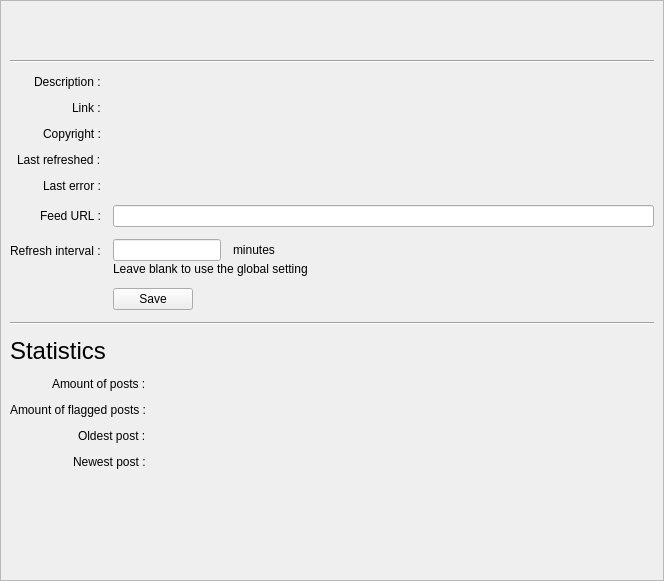
<?xml version="1.0" encoding="UTF-8"?>
<ui version="4.0">
 <class>WidgetPropertiesPaneFeed</class>
 <widget class="QWidget" name="WidgetPropertiesPaneFeed">
  <property name="geometry">
   <rect>
    <x>0</x>
    <y>0</y>
    <width>664</width>
    <height>581</height>
   </rect>
  </property>
  <property name="windowTitle">
   <string>Form</string>
  </property>
  <layout class="QVBoxLayout" name="verticalLayout">
   <property name="leftMargin">
    <number>0</number>
   </property>
   <property name="topMargin">
    <number>0</number>
   </property>
   <property name="rightMargin">
    <number>0</number>
   </property>
   <property name="bottomMargin">
    <number>0</number>
   </property>
   <item>
    <widget class="QFrame" name="frame">
     <property name="frameShape">
      <enum>QFrame::StyledPanel</enum>
     </property>
     <property name="frameShadow">
      <enum>QFrame::Raised</enum>
     </property>
     <layout class="QVBoxLayout" name="verticalLayout_2">
      <property name="spacing">
       <number>12</number>
      </property>
      <item>
       <layout class="QHBoxLayout" name="horizontalLayout_8">
        <property name="spacing">
         <number>12</number>
        </property>
        <item>
         <widget class="QLabel" name="labelIcon">
          <property name="text">
           <string notr="true"/>
          </property>
          <property name="scaledContents">
           <bool>true</bool>
          </property>
         </widget>
        </item>
        <item>
         <widget class="QLabel" name="labelCaption">
          <property name="font">
           <font>
            <pointsize>25</pointsize>
           </font>
          </property>
          <property name="text">
           <string notr="true"/>
          </property>
         </widget>
        </item>
       </layout>
      </item>
      <item>
       <widget class="Line" name="line">
        <property name="orientation">
         <enum>Qt::Horizontal</enum>
        </property>
       </widget>
      </item>
      <item>
       <layout class="QFormLayout" name="formLayout">
        <property name="labelAlignment">
         <set>Qt::AlignRight|Qt::AlignTop|Qt::AlignTrailing</set>
        </property>
        <item row="0" column="0">
         <widget class="QLabel" name="labelDescription">
          <property name="text">
           <string>Description :</string>
          </property>
         </widget>
        </item>
        <item row="0" column="1">
         <widget class="QLabel" name="labelDescriptionValue">
          <property name="text">
           <string notr="true"/>
          </property>
          <property name="wordWrap">
           <bool>true</bool>
          </property>
          <property name="textInteractionFlags">
           <set>Qt::NoTextInteraction</set>
          </property>
         </widget>
        </item>
        <item row="1" column="0">
         <widget class="QLabel" name="labelLink">
          <property name="text">
           <string>Link :</string>
          </property>
         </widget>
        </item>
        <item row="1" column="1">
         <widget class="QLabel" name="labelLinkValue">
          <property name="text">
           <string notr="true"/>
          </property>
          <property name="wordWrap">
           <bool>true</bool>
          </property>
         </widget>
        </item>
        <item row="2" column="0">
         <widget class="QLabel" name="labelCopyright">
          <property name="text">
           <string>Copyright :</string>
          </property>
         </widget>
        </item>
        <item row="2" column="1">
         <widget class="QLabel" name="labelCopyrightValue">
          <property name="text">
           <string notr="true"/>
          </property>
          <property name="wordWrap">
           <bool>true</bool>
          </property>
          <property name="textInteractionFlags">
           <set>Qt::NoTextInteraction</set>
          </property>
         </widget>
        </item>
        <item row="3" column="0">
         <widget class="QLabel" name="labelLastRefreshed">
          <property name="text">
           <string>Last refreshed :</string>
          </property>
         </widget>
        </item>
        <item row="3" column="1">
         <widget class="QLabel" name="labelLastRefreshedValue">
          <property name="text">
           <string notr="true"/>
          </property>
         </widget>
        </item>
        <item row="4" column="0">
         <widget class="QLabel" name="labelLastError">
          <property name="text">
           <string>Last error :</string>
          </property>
         </widget>
        </item>
        <item row="4" column="1">
         <widget class="QLabel" name="labelLastErrorValue">
          <property name="text">
           <string notr="true"/>
          </property>
         </widget>
        </item>
        <item row="5" column="0">
         <widget class="QLabel" name="labelURL">
          <property name="text">
           <string>Feed URL :</string>
          </property>
         </widget>
        </item>
        <item row="5" column="1">
         <widget class="QLineEdit" name="lineEditURL"/>
        </item>
        <item row="6" column="0">
         <widget class="QLabel" name="labelRefresh">
          <property name="text">
           <string>Refresh interval :</string>
          </property>
         </widget>
        </item>
        <item row="6" column="1">
         <layout class="QVBoxLayout" name="verticalLayout_9">
          <property name="spacing">
           <number>1</number>
          </property>
          <item>
           <layout class="QHBoxLayout" name="horizontalLayout_7">
            <property name="spacing">
             <number>12</number>
            </property>
            <item>
             <widget class="QLineEdit" name="lineEditRefreshInterval">
              <property name="sizePolicy">
               <sizepolicy hsizetype="Minimum" vsizetype="Fixed">
                <horstretch>0</horstretch>
                <verstretch>0</verstretch>
               </sizepolicy>
              </property>
              <property name="minimumSize">
               <size>
                <width>75</width>
                <height>0</height>
               </size>
              </property>
             </widget>
            </item>
            <item>
             <widget class="QLabel" name="labelRefreshIntervalMinutes">
              <property name="text">
               <string>minutes</string>
              </property>
             </widget>
            </item>
            <item>
             <spacer name="horizontalSpacer_7">
              <property name="orientation">
               <enum>Qt::Horizontal</enum>
              </property>
              <property name="sizeHint" stdset="0">
               <size>
                <width>40</width>
                <height>20</height>
               </size>
              </property>
             </spacer>
            </item>
           </layout>
          </item>
          <item>
           <widget class="QLabel" name="labelRefreshLeaveBlank">
            <property name="font">
             <font>
              <pointsize>9</pointsize>
             </font>
            </property>
            <property name="text">
             <string>Leave blank to use the global setting</string>
            </property>
           </widget>
          </item>
         </layout>
        </item>
        <item row="7" column="1">
         <layout class="QHBoxLayout" name="horizontalLayout">
          <item>
           <widget class="QPushButton" name="pushButtonSave">
            <property name="text">
             <string>Save</string>
            </property>
           </widget>
          </item>
          <item>
           <spacer name="horizontalSpacer">
            <property name="orientation">
             <enum>Qt::Horizontal</enum>
            </property>
            <property name="sizeHint" stdset="0">
             <size>
              <width>40</width>
              <height>20</height>
             </size>
            </property>
           </spacer>
          </item>
         </layout>
        </item>
       </layout>
      </item>
      <item>
       <widget class="Line" name="line_2">
        <property name="orientation">
         <enum>Qt::Horizontal</enum>
        </property>
       </widget>
      </item>
      <item>
       <widget class="QLabel" name="labelStatistics">
        <property name="font">
         <font>
          <pointsize>18</pointsize>
         </font>
        </property>
        <property name="text">
         <string>Statistics</string>
        </property>
       </widget>
      </item>
      <item>
       <layout class="QFormLayout" name="formLayoutStats">
        <property name="labelAlignment">
         <set>Qt::AlignRight|Qt::AlignTrailing|Qt::AlignVCenter</set>
        </property>
        <item row="0" column="0">
         <widget class="QLabel" name="labelStatAmountOfPosts">
          <property name="text">
           <string>Amount of posts :</string>
          </property>
         </widget>
        </item>
        <item row="0" column="1">
         <widget class="QLabel" name="labelStatAmountOfPostsValue">
          <property name="text">
           <string notr="true"/>
          </property>
         </widget>
        </item>
        <item row="1" column="0">
         <widget class="QLabel" name="labelStatAmountOfFlaggedPosts">
          <property name="text">
           <string>Amount of flagged posts :</string>
          </property>
         </widget>
        </item>
        <item row="1" column="1">
         <widget class="QLabel" name="labelStatAmountOfFlaggedPostsValue">
          <property name="text">
           <string notr="true"/>
          </property>
         </widget>
        </item>
        <item row="2" column="0">
         <widget class="QLabel" name="labelStatOldestPost">
          <property name="text">
           <string>Oldest post :</string>
          </property>
         </widget>
        </item>
        <item row="2" column="1">
         <widget class="QLabel" name="labelStatOldestPostValue">
          <property name="text">
           <string notr="true"/>
          </property>
         </widget>
        </item>
        <item row="3" column="0">
         <widget class="QLabel" name="labelStatNewestPost">
          <property name="text">
           <string>Newest post :</string>
          </property>
         </widget>
        </item>
        <item row="3" column="1">
         <widget class="QLabel" name="labelStatNewestPostValue">
          <property name="text">
           <string notr="true"/>
          </property>
         </widget>
        </item>
       </layout>
      </item>
      <item>
       <spacer name="verticalSpacer">
        <property name="orientation">
         <enum>Qt::Vertical</enum>
        </property>
        <property name="sizeHint" stdset="0">
         <size>
          <width>20</width>
          <height>40</height>
         </size>
        </property>
       </spacer>
      </item>
     </layout>
    </widget>
   </item>
  </layout>
 </widget>
 <resources/>
 <connections/>
</ui>
